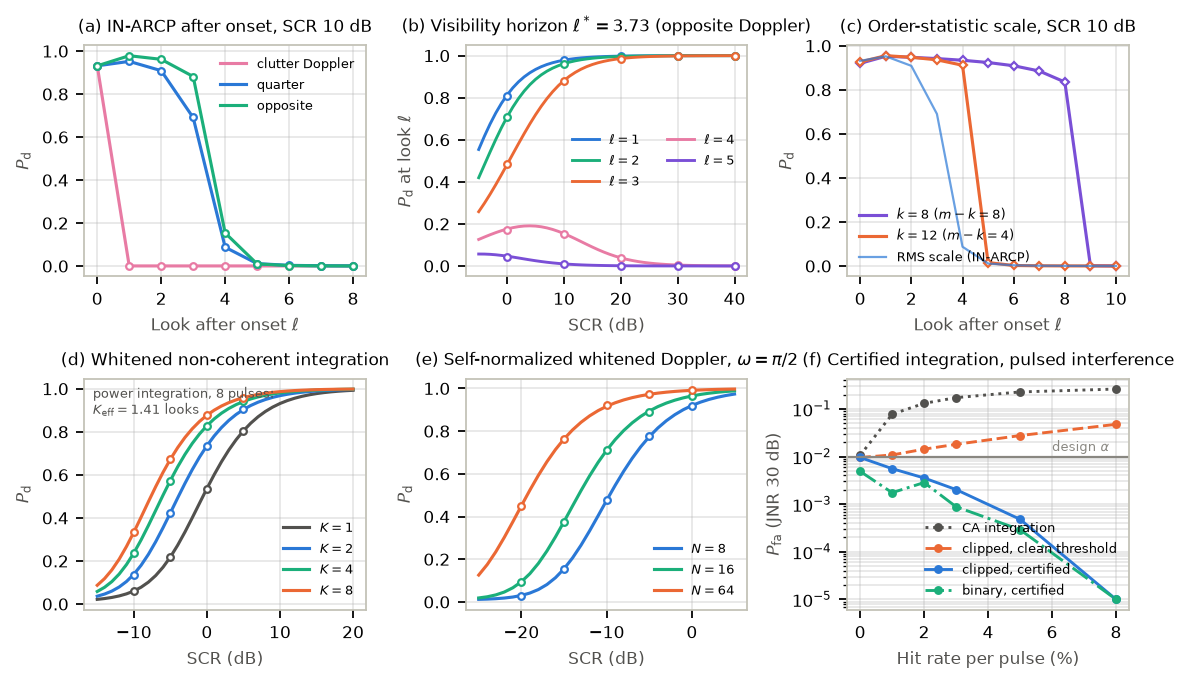

Write Python code to recreate this figure.
"""Figure: closed-form laws (lines) against Monte Carlo (markers), synthetic AR(1) compound-Gaussian clutter.
Usage: python fig_theory.py -> paper/r12/manuscript/figures/fig_theory.pdf and fig_theory.json (plotted values)."""
import os, sys, json, math
HERE = os.path.dirname(os.path.abspath(__file__)); sys.path.insert(0, HERE)
import numpy as np
import matplotlib; matplotlib.use("Agg"); import matplotlib.pyplot as plt
import laws as L
from verify_laws import ar1, innov, cn

OUT = os.path.join(HERE, "..", "..", "..", "paper", "r12", "manuscript", "figures")
plt.rcParams.update({"font.size": 7.5, "axes.edgecolor": "#c3c2b7", "axes.labelcolor": "#52514e", "legend.frameon": False})
BLUE, ORANGE, GREEN, PINK, PURPLE, DARK, GREY = "#2a78d6", "#eb6834", "#1baf7a", "#e87ba4", "#7a4fd6", "#52514e", "#898781"
RHO = 0.93 * np.exp(-0.2j); m, alpha = 16, 0.01
rng = np.random.default_rng(20261002); N_MC = 100000
rec = {}


def target_rows(n, T, t0, w, S):
    tex = np.exp(rng.normal(0, 1.5, n) / 2); base = ar1(rng, n, T, RHO, spread=0.0) * tex[:, None]
    g = cn(rng, n); t = np.arange(T); w = np.broadcast_to(np.asarray(w, float), (n,))
    return base + math.sqrt(S) * tex[:, None] * g[:, None] * np.where(t >= t0, np.exp(1j * np.outer(w, t)), 0)


fig, axs = plt.subplots(2, 3, figsize=(7.16, 4.3)); axs = axs.ravel()

# (a) post-onset decay of the IN-ARCP score
ax = axs[0]; q2 = L.q2_in(alpha, m); looks = np.arange(9); S = 10.0
for nm, w, c in (("clutter Doppler", np.angle(RHO), PINK), ("quarter", np.angle(RHO) + np.pi / 2, BLUE), ("opposite", np.angle(RHO) + np.pi, GREEN)):
    th = [float(L.pd_onset(q2, m, S, RHO, w, l)) for l in looks]
    X = target_rows(N_MC, m + 9, m, w, S); mc = []
    for l in looks:
        win = X[:, l:l + m + 1]; e = innov(win[:, :-1], RHO)
        mc.append(float(np.mean(abs(win[:, -1] - RHO * win[:, -2]) ** 2 > q2 * np.mean(abs(e) ** 2, 1))))
    ax.plot(looks, th, "-", color=c, lw=1.4, label=nm); ax.plot(looks, mc, "o", color=c, ms=3, mfc="white")
    rec[f"a|{nm}"] = dict(theory=th, mc=mc, horizon=float(L.visibility_horizon(q2, m, float(L.d2_of(RHO, w)))))
ax.set_xlabel("Look after onset $\\ell$"); ax.set_ylabel("$P_{\\rm d}$"); ax.set_title("(a) IN-ARCP after onset, SCR 10 dB", fontsize=7.5)
ax.legend(fontsize=6, loc="upper right"); ax.grid(alpha=.3)

# (b) visibility horizon: Pd at look l versus SCR, opposite Doppler
ax = axs[1]; w = np.angle(RHO) + np.pi; scr = np.arange(-5, 41, 1.0); d2 = float(L.d2_of(RHO, w))
lstar = L.visibility_horizon(q2, m, d2)
for l, c in zip((1, 2, 3, 4, 5), (BLUE, GREEN, ORANGE, PINK, PURPLE)):
    th = [float(L.pd_onset(q2, m, 10 ** (s / 10), RHO, w, l)) for s in scr]
    ax.plot(scr, th, "-", color=c, lw=1.3, label=f"$\\ell={l}$")
    mcx = []
    for s in (0, 10, 20, 30, 40):
        X = target_rows(N_MC // 2, m + 9, m, w, 10 ** (s / 10)); win = X[:, l:l + m + 1]; e = innov(win[:, :-1], RHO)
        mcx.append(float(np.mean(abs(win[:, -1] - RHO * win[:, -2]) ** 2 > q2 * np.mean(abs(e) ** 2, 1))))
    ax.plot((0, 10, 20, 30, 40), mcx, "o", color=c, ms=3, mfc="white"); rec[f"b|{l}"] = dict(theory=th, mc=mcx)
ax.set_xlabel("SCR (dB)"); ax.set_ylabel("$P_{\\rm d}$ at look $\\ell$")
ax.set_title(f"(b) Visibility horizon $\\ell^*={lstar:.2f}$ (opposite Doppler)", fontsize=7.5); ax.legend(fontsize=6, ncol=2); ax.grid(alpha=.3)
rec["b|lstar"] = float(lstar)

# (c) order-statistic score after onset (exact law by quadrature)
ax = axs[2]; w = np.angle(RHO) + np.pi / 2; d2 = float(L.d2_of(RHO, w)); Sw = S / (1 - abs(RHO) ** 2)
X = target_rows(N_MC, m + 13, m, w, S)
for k, c in ((8, PURPLE), (12, ORANGE)):
    q2o = L.q2_os(alpha, m, k); th, mc = [], []
    for l in range(0, 11):
        sig = np.zeros(m)
        if l >= 1: sig[m - l] = Sw; sig[m - l + 1:] = Sw * d2
        th.append(L.pd_os_exact(q2o, m, k, sig, Sw if l == 0 else Sw * d2, ng=200, nx=3000))
        win = X[:, l:l + m + 1]; e = innov(win, RHO)
        mc.append(float(np.mean(abs(e[:, -1]) ** 2 > q2o * np.partition(abs(e[:, :-1]) ** 2, k - 1, 1)[:, k - 1])))
    ax.plot(range(11), th, "-", color=c, lw=1.4, label=f"$k={k}$ ($m-k={m - k}$)"); ax.plot(range(11), mc, "D", color=c, ms=2.8, mfc="white")
    rec[f"c|{k}"] = dict(theory=th, mc=mc)
th = [float(L.pd_onset(q2, m, S, RHO, w, l)) for l in range(11)]
ax.plot(range(11), th, "-", color=BLUE, lw=1.0, alpha=.7, label="RMS scale (IN-ARCP)")
ax.set_xticks(range(0, 11, 2)); ax.set_xlabel("Look after onset $\\ell$"); ax.set_ylabel("$P_{\\rm d}$"); ax.set_title("(c) Order-statistic scale, SCR 10 dB", fontsize=7.5)
ax.legend(fontsize=6, loc="lower left"); ax.grid(alpha=.3)

# (d) non-coherent integration of whitened innovations with a shared history
ax = axs[3]; scr = np.arange(-15, 21, 1.0); w = np.angle(RHO) + np.pi / 2; d2 = float(L.d2_of(RHO, w))
for Kd, c in ((1, DARK), (2, BLUE), (4, GREEN), (8, ORANGE)):
    t = L.t_dwell(alpha, m, Kd)
    th = [L.pd_dwell(t, m, Kd, L.dwell_energy(10 ** (s / 10) / (1 - abs(RHO) ** 2), d2, Kd)) for s in scr]
    ax.plot(scr, th, "-", color=c, lw=1.4, label=f"$K={Kd}$")
    mcx = []
    for s in (-10, -5, 0, 5):
        X = target_rows(N_MC // 2, m + Kd, m, w, 10 ** (s / 10)); e = abs(innov(X, RHO)) ** 2
        mcx.append(float(np.mean(e[:, m:].sum(1) > t * e[:, :m].mean(1))))
    ax.plot((-10, -5, 0, 5), mcx, "o", color=c, ms=3, mfc="white"); rec[f"d|{Kd}"] = dict(theory=th, mc=mcx)
_, keff = L.power_nci_eigs(RHO, 8)
ax.text(0.03, 0.97, f"power integration, 8 pulses:\n$K_{{\\rm eff}}={keff:.2f}$ looks", transform=ax.transAxes, va="top", fontsize=6, color=DARK)
ax.set_xlabel("SCR (dB)"); ax.set_ylabel("$P_{\\rm d}$"); ax.set_title("(d) Whitened non-coherent integration", fontsize=7.5)
ax.legend(fontsize=6, loc="lower right"); ax.grid(alpha=.3); rec["d|keff"] = float(keff)

# (e) self-normalized whitened Doppler (P-ANMF), unknown Doppler
ax = axs[4]; scr = np.arange(-25, 6, 1.0)
for Kd, c in ((8, BLUE), (16, GREEN), (64, ORANGE)):
    t = L.t_snd_max(alpha, Kd); w = 2 * np.pi * (Kd // 4) / Kd; d2 = float(L.d2_of(RHO, w))
    th = [L.pd_snd_max(t, Kd, 10 ** (s / 10) / (1 - abs(RHO) ** 2), d2) for s in scr]
    ax.plot(scr, th, "-", color=c, lw=1.4, label=f"$N={Kd}$")
    mcx = []
    for s in (-20, -15, -10, -5, 0):
        n = N_MC // 4 if Kd < 64 else N_MC // 10
        tex = np.exp(rng.normal(0, 1.5, n) / 2); base = ar1(rng, n, Kd + 1, RHO, spread=0.0) * tex[:, None]
        X = base + math.sqrt(10 ** (s / 10)) * tex[:, None] * cn(rng, n)[:, None] * np.exp(1j * w * np.arange(Kd + 1))
        e = innov(X, RHO)[:, 1:]; I = abs(np.fft.fft(e, axis=1)) ** 2
        mcx.append(float(np.mean(I.max(1) / (Kd * np.sum(abs(e) ** 2, 1)) > t)))
    ax.plot((-20, -15, -10, -5, 0), mcx, "o", color=c, ms=3, mfc="white"); rec[f"e|{Kd}"] = dict(theory=th, mc=mcx)
ax.set_xlabel("SCR (dB)"); ax.set_ylabel("$P_{\\rm d}$"); ax.set_title("(e) Self-normalized whitened Doppler, $\\omega=\\pi/2$", fontsize=7.5)
ax.legend(fontsize=6, loc="lower right"); ax.grid(alpha=.3)

# (f) certified integration under pulsed interference (JNR 30 dB), Pfa versus hit rate
ax = axs[5]; ps = np.array([0.0, 0.01, 0.02, 0.03, 0.05, 0.08]); Lp = m + 8; kH = 8
res = {k: [] for k in ("ca", "clip0", "cert", "bin_cert")}
t_ca = L.t_dwell(alpha, m, 8)
xc = ar1(rng, 20000, Lp, RHO); ec = abs(innov(xc, RHO)) ** 2
q0 = np.sort(L.robust_stat(ec[:, :m], ec[:, m:], kH, "clip", c=6.0))[L.conformal_rank(20000, alpha) - 1]
for p in ps:
    bad = L.corrupted_innovations(rng.random((20000, Lp)) < p)
    qc = np.sort(L.worst_case(ec[:, :m], ec[:, m:], bad[:, :m], bad[:, m:], kH, "clip", c=6.0))[L.conformal_rank(20000, alpha) - 1]
    qb = np.sort(L.worst_case(ec[:, :m], ec[:, m:], bad[:, :m], bad[:, m:], kH, "bin", eta=6.0))[L.conformal_rank(20000, alpha) - 1]
    xt = ar1(rng, N_MC, Lp, RHO); hit = rng.random((N_MC, Lp)) < p
    xi = xt + np.where(hit, np.sqrt(1e3 * np.mean(abs(xt) ** 2, 1, keepdims=True)) * cn(rng, N_MC, Lp), 0)
    ei = abs(innov(xi, RHO)) ** 2
    res["ca"].append(float(np.mean(ei[:, m:].sum(1) > t_ca * ei[:, :m].mean(1))))
    cl = L.robust_stat(ei[:, :m], ei[:, m:], kH, "clip", c=6.0); res["clip0"].append(float(np.mean(cl > q0)))
    res["cert"].append(float(np.mean(cl > qc)))
    res["bin_cert"].append(float(np.mean(L.robust_stat(ei[:, :m], ei[:, m:], kH, "bin", eta=6.0) > qb)))
for k_, c, ls, lab in (("ca", DARK, ":", "CA integration"), ("clip0", ORANGE, "--", "clipped, clean threshold"),
                      ("cert", BLUE, "-", "clipped, certified"), ("bin_cert", GREEN, "-.", "binary, certified")):
    ax.semilogy(100 * ps, np.maximum(res[k_], 1e-5), ls, marker="o", ms=3, color=c, lw=1.3, label=lab)
ax.axhline(alpha, color=GREY, lw=1); ax.text(6.0, alpha * 1.25, "design $\\alpha$", fontsize=6, color=GREY)
ax.set_xlabel("Hit rate per pulse (%)"); ax.set_ylabel("$P_{\\rm fa}$ (JNR 30 dB)"); ax.set_title("(f) Certified integration, pulsed interference", fontsize=7.5)
ax.legend(fontsize=6, loc="lower right"); ax.grid(alpha=.3, which="both"); rec["f"] = dict(p=ps.tolist(), **res)

fig.tight_layout(); os.makedirs(OUT, exist_ok=True)
fig.savefig(os.path.join(OUT, "fig_theory.pdf"), bbox_inches="tight"); fig.savefig(os.path.join(HERE, "fig_theory.png"), dpi=160, bbox_inches="tight")
json.dump(rec, open(os.path.join(HERE, "fig_theory.json"), "w"), indent=1)
print("saved; horizon opposite", lstar)
